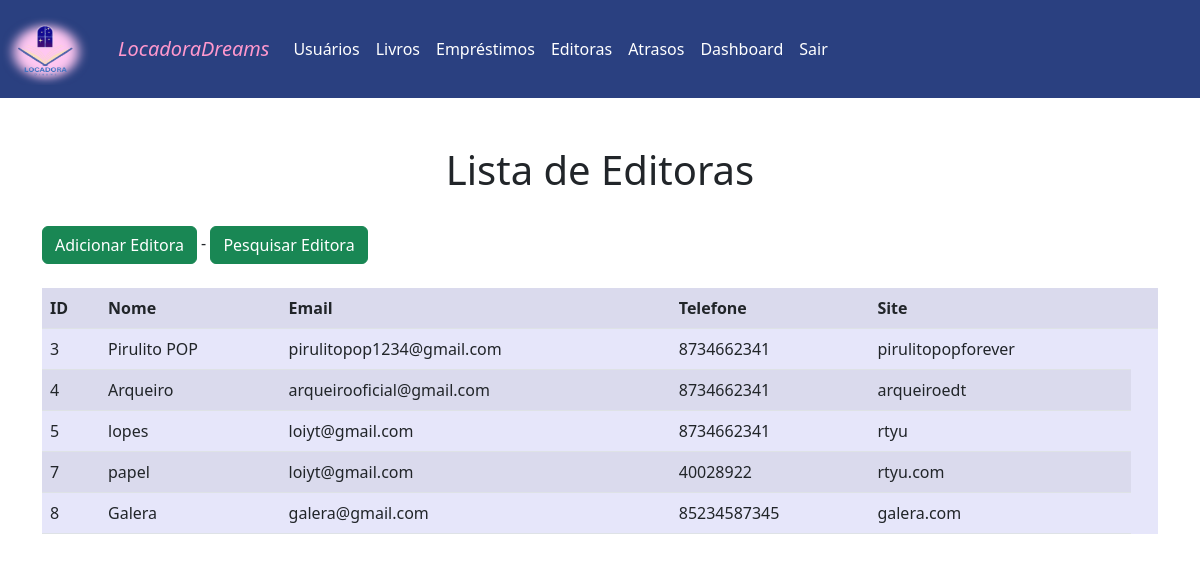
/Juliana3A/editora.php (signed in), run on an earlier commit of the app's database.
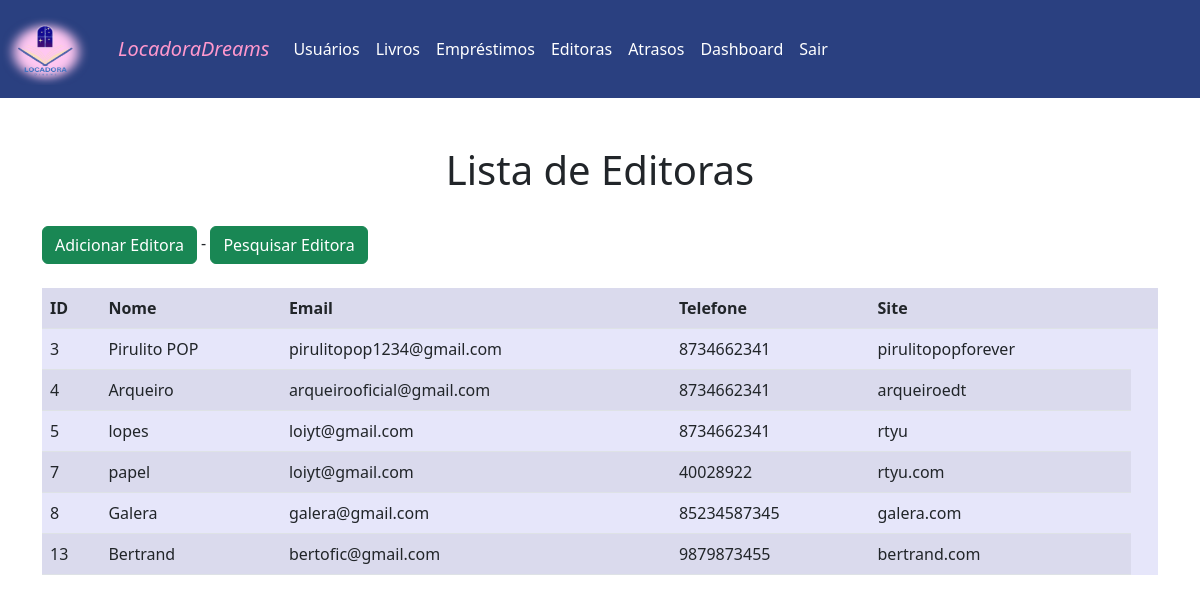
And on a later commit of the database.
### tables this page shows
CREATE TABLE `editora` (
  `id` int(11) NOT NULL,
  `nome_editora` text NOT NULL,
  `email_editora` text NOT NULL,
  `telefone` text NOT NULL,
  `site_editora` text NOT NULL
);

### Juliana3A/editora.php (the view, shortened to what this page needs)
<!DOCTYPE html>
<html lang="en">
<head>
	<link rel="stylesheet" href="css/bootstrap.min.css">
</head>
<body>
<nav class="navbar navbar-expand-lg "  style="background-color: #2A4080;">
		<a class="navbar-brand" href="#">
      		<img src="logo.png" alt="Bootstrap" width="90" height="72">
    	</a>
        <div class="container-fluid">
          <a class="navbar-brand" href="index.html">LocadoraDreams</a>
          <div class="collapse navbar-collapse" id="navbarNavAltMarkup">
            <div class="navbar-nav">
              <a class="nav-link" href="usuarios.php">Usuários</a>
			  <a class="nav-link" href="livros.php">Livros</a>
			  <a class="nav-link" href="emprestimo.php">Empréstimos</a>
			  <a class="nav-link" href="editora.php">Editoras</a>
			  <a class="nav-link" href="atrasos.php">Atrasos</a>
			  <a class="nav-link " href="dashboard.php" class="dashboard-button">Dashboard</a>
			  <a class="nav-link" href="logout.php">Sair</a>
            </div>
          </div>
        </div>
      </nav>
	  <br><br>
<div class="container">
<center><h1>Lista de Editoras</h1></center>
	  <br>
	  <a href="adicionareditora.php" type="button" class="btn btn-success">Adicionar Editora</a> -
	  <a href="pesquisaeditora.php" type="button" class="btn btn-success">Pesquisar Editora</a><br><br>
	<table class="table table-striped">
		<tr>
			<th>ID</th>
			<th>Nome</th>
			<th>Email</th>
			<th>Telefone</th>
			<th>Site</th>
			<th></th>
		</tr>
		<?php
			include 'conexao.php';
			$sql = "SELECT * FROM editora";
			$result = mysqli_query($conn, $sql);
			if (mysqli_num_rows($result) > 0) {
				while ($row = mysqli_fetch_assoc($result)) {
					echo "<tr>";
					echo "<td>".$row["id"]."</td>";
					echo "<td>".$row["nome_editora"]."</td>";
					echo "<td>".$row["email_editora"]."</td>";
					echo "<td>".$row["telefone"]."</td>";
					echo "<td>".$row["site_editora"]."</td>";
				}
			} else {
				echo "<tr><td colspan='4'>Nenhum usuário encontrado.</td></tr>";
			}
		?>
	</table>
	</div>
</body>
</html>

What changed in the data, as far as the page shows it:
added editora: id "13", nome_editora "Bertrand", email_editora "bertofic@gmail.com", telefone "9879873455", site_editora "bertrand.com"
